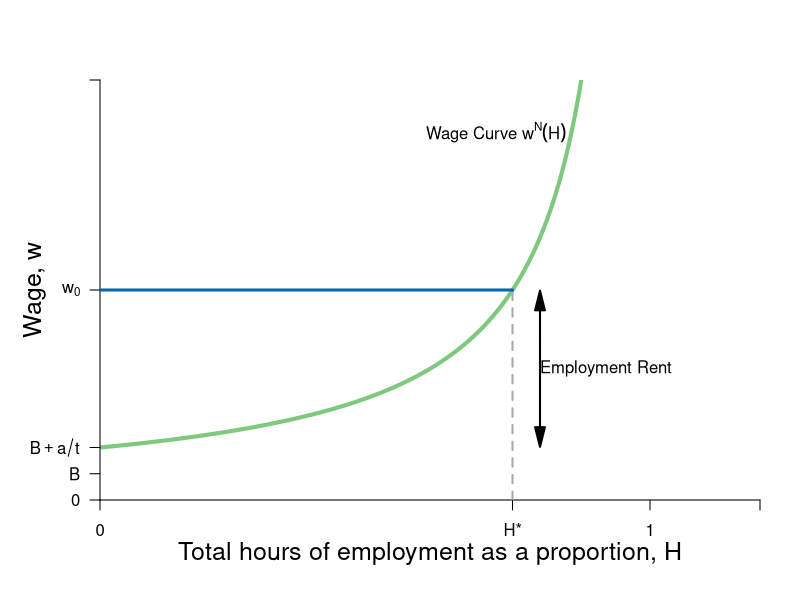

Reproduce this figure in R. (Note: this script raises an error after producing the figure.)
require(shape)
require(plotrix)
pdf(file = "employment/employment_wage_macro_zpc.pdf", width = 9, height = 7)

#Set parameters for graphics
axislabelsize <- 1.5
graphlinewidth <- 3

COL <- c("#7fc97f", "#beaed4", "#fdc086", "#ffff99", "#386cb0", "#f0027f", "#bf5b17", "#666666")
COLA <- c("#99d8c9","#66c2a4","#41ae76", "#238b45", "#005824")
COLB <- c("#4eb3d3", "#2b8cbe", "#0868ac","#084081")

WageFn <- function(H, delta = 5) {
  delta /(1 - H)
}

#COL <- c("#1B9E77", "#D95F02", "#7570B3", "#E7298A", "#66A61E", "#E6AB02", "#A6761D", "#666666")
COL <- c("#7fc97f", "#beaed4", "#fdc086", "#ffff99")
par(mar =  c(5, 5, 4, 2))
xlims <- c(0, 1.2)
ylims <- c(0, 40)


plot(0, 0, xlim = xlims, ylim = ylims, type = "n",
     xlab = expression(paste("Total hours of employment as a proportion, ", H)),
     ylab = expression(paste("Wage, ", w)),
     xaxt = "n", 
     yaxt = "n",
     cex.lab = axislabelsize, 
     line = 2.5,
     bty = "n", 
     xaxs="i", 
     yaxs="i")

npts <- 500 
npts2 <- 501
#Specify the sequences of points for graphing. 
xx1 <- seq(xlims[1], 0.9, length.out = npts)
xx2 <- seq(xlims[1], xlims[2], length.out = npts)
xx3 <- seq(xlims[1], xlims[2], length.out = npts2)
xx4 <- seq(xlims[1], 25, length.out = npts2)

#Draw the lines for the graphs
lines(xx1, WageFn(xx1), col = COL[1], lwd = 4)
#lines(xx2, solowCondition(xx2, delta = 5), col = COL[3], lwd = 4)
#lines(xx2, solowInfeas(xx2, delta = 5), col = COL[1], lwd = 4, lty = 2)

#Customize ticks and labels for the plot
ticksy <- c(0, 2.5, 5, 20,  40)
ylabels <- c(0, expression(paste(B)), expression(paste(B+a/t)), expression(paste(w[0])), NA)
ticksx <- c(0, 0.75, 1, xlims[2])
xlabels <- c(0, expression(paste(H,"*")), 1.0, NA)
axis(1, at = ticksx, pos = 0, labels = xlabels)
axis(2, at = ticksy, pos = 0, labels = ylabels, las = 1)

#Annotation of the  graphs
text(0.72, 35, expression(paste("Wage Curve ", w^N*(H))))

#segments(1, 0, 1, 42, lty = 2, lwd = 3, col = "darkgray")
segments(0.75, 0, 0.75, 20, lty = 2, lwd = 2, col = "darkgray")

Arrows(0.8, 15, 0.8, 19, col = "black", lty = 1, lwd = 2, arr.type = "triangle")
Arrows(0.8, 15, 0.8, 6, col = "black", lty = 1, lwd = 2, arr.type = "triangle")
text(0.92, 12.5, expression(paste("Employment Rent")))

#Zero profit condition 
segments(0, 20, 0.75, 20, lty = 1, lwd = graphlinewidth, col = COLB[3])
segments(0.75, 20, 1.2, 20, lty = 2, lwd = segmentlinewidth, col = COLB[3])

points(0.75, 20, pch = 16, col = "black", cex = 1.5)
text(0.74, 21, expression(paste("n")))


#Unemployment benefits & a
segments(0, 5, 1.2, 5, lty = 2, lwd = 2, col = "darkgray")
segments(0, 2.5, 1.2, 2.5, lty = 2, lwd = 2, col = "darkgray")

#Zero profit condition
text(1.02, 21, expression(paste("Zero profit condition, ", w == w[0])))
text(0.97, 6, expression(paste(B + a/t)))
text(0.97, 3.5, expression(paste(B, " (unemployment benefits)")))
#text(1.08, 36, expression(paste("level of")))
#text(1.08, 34, expression(paste("employment, ", bar(H))))


dev.off()
